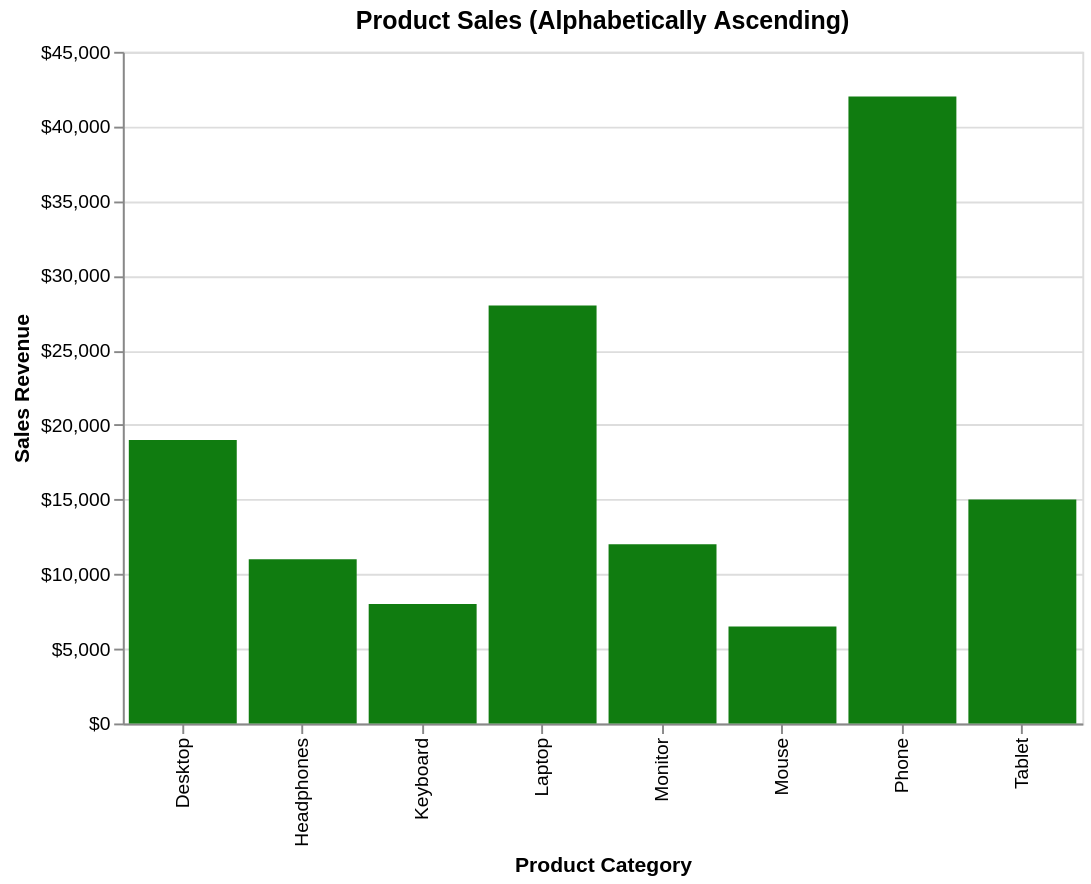

The Vega-Lite source for this figure:
### Vega-Lite specification from a JSON file in a GitHub repository (floating-point values rounded to 4 significant figures)
{"$schema": "https://vega.github.io/schema/vega-lite/v5.json", "description": "Product sales ordered alphabetically (ascending)", "width": 500, "height": 350, "data": {"values": [{"product": "Tablet", "sales": 15000}, {"product": "Laptop", "sales": 28000}, {"product": "Phone", "sales": 42000}, {"product": "Desktop", "sales": 19000}, {"product": "Monitor", "sales": 12000}, {"product": "Keyboard", "sales": 8000}, {"product": "Mouse", "sales": 6500}, {"product": "Headphones", "sales": 11000}]}, "mark": {"type": "bar", "color": "#107C10"}, "encoding": {"x": {"field": "product", "type": "nominal", "sort": "ascending", "axis": {"title": "Product Category"}}, "y": {"field": "sales", "type": "quantitative", "axis": {"title": "Sales Revenue", "format": "$,.0f"}}}, "title": "Product Sales (Alphabetically Ascending)"}
